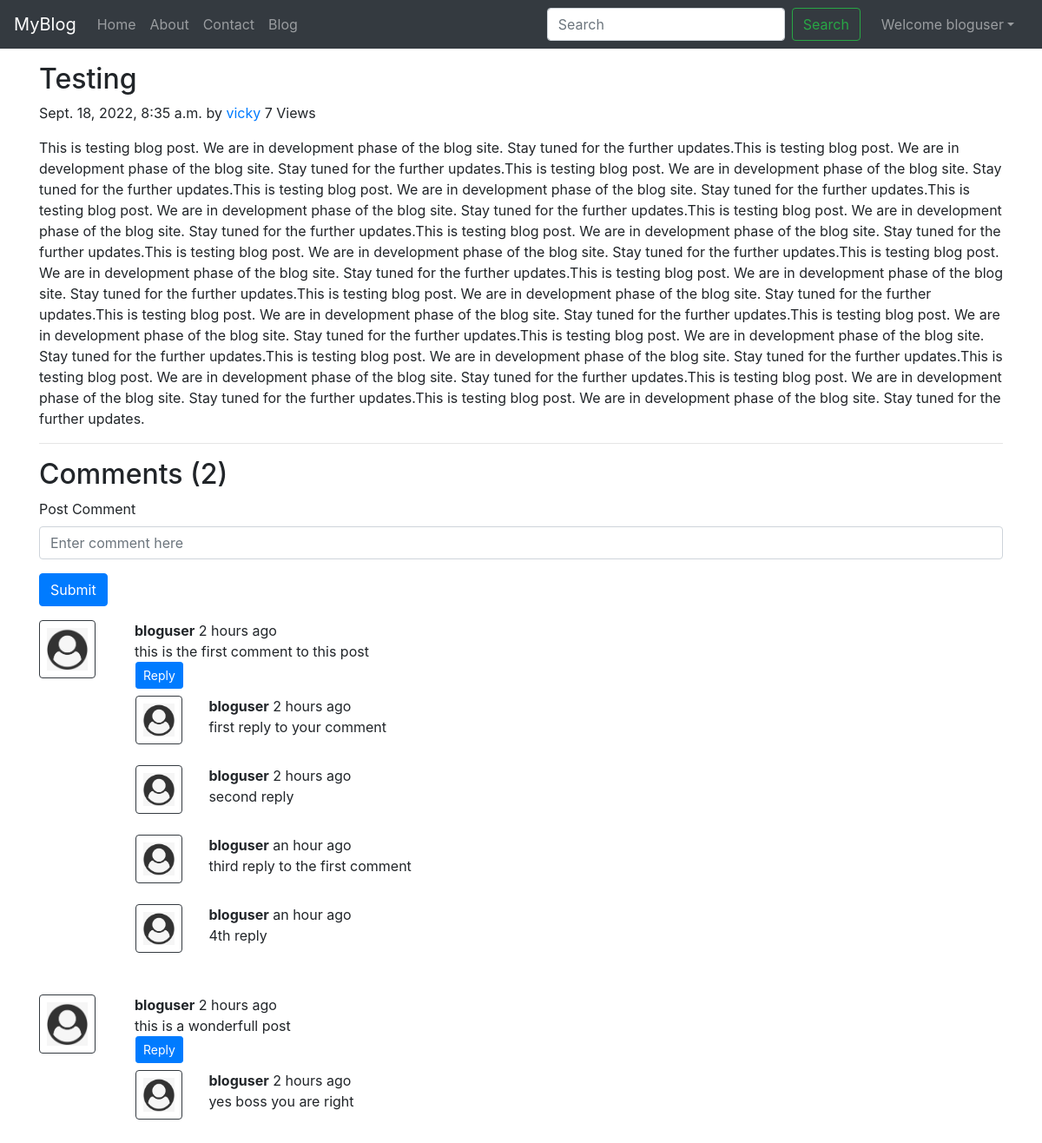
/blog/testing post (signed in), run on the app's committed database.
### myblog/models.py (models this page shows, shortened)
class Post(models.Model):
    sno= models.AutoField(primary_key=True)
    title= models.CharField(max_length=255)
    slug= models.CharField(max_length=150)
    content= models.TextField()
    views = models.IntegerField(default=0)
    author= models.CharField(max_length=100)
    timeStamp=models.DateTimeField(blank=True)

class BlogComment(models.Model):
    sno = models.AutoField(primary_key=True)
    comment = models.TextField()
    user = models.ForeignKey(User, on_delete=models.CASCADE)
    post = models.ForeignKey(Post, on_delete=models.CASCADE)
    parent = models.ForeignKey('self', on_delete=models.CASCADE, null = True)
    timestamp = models.DateTimeField(default=now)

### myblog/views.py (the view)
# urls.py: path('<str:slug>', views.blogPost, name='blogPost'),
def blogPost(request, slug):
    post = Post.objects.filter(slug = slug).first()
    post.views = post.views + 1
    post.save()
    comments = BlogComment.objects.filter(post = post, parent = None)
    replies = BlogComment.objects.filter(post = post).exclude(parent=None)
    replyDict = {}
    for reply in replies:
        if reply.parent.sno not in replyDict.keys():
            replyDict[reply.parent.sno] = [reply]
        else:
            replyDict[reply.parent.sno].append(reply)
    context = {'post':post, 'comments':comments, 'user' : request.user, 'replyDict':replyDict}
    return render(request, 'myblog/blogPost.html', context)

### myblog/templatetags/extras.py (called while the page is built)
@register.filter(name='get_val')
def get_val(dict, key):
    return dict.get(key)

### templates/myblog/blogPost.html (shortened to what this page needs)
{% extends 'base.html' %}
{% block body %}
{% load humanize %}
{% load extras %}
<div class="container my-3">
  <h2 class="blog-post-title">{{post.title}}</h2>
  <p class="blog-post-meta">{{post.timeStamp}} by <a href="/about">{{post.author}}</a> <span> {{post.views}} Views</span></p>
  <p>{{post.content}}</p>
  <hr>
</div>
<div class="container">
  <h2> Comments ({{comments.count}}) </h2>
  <div class="my-2">
    {% if user.is_authenticated %}
    <form action="/blog/postComment" method="post">
      <div class="form-group">
        <label for="exampleInputEmail1">Post Comment </label>
        <input type="text" class="form-control" name="comment" placeholder="Enter comment here">
      </div>
      <button type="submit" class="btn btn-primary">Submit</button>
    </form>
    {% else %}
    Please login to post a comment
    {% endif %}
  </div>
  {% for comment in comments %}
  <div class="row my-3">
    <div class="col-md-1  ">
      <img class="rounded mx-auto d-block w-100 border border-dark p-2" src="/static/img/user.png" alt="user">
    </div>
    <div class="col-md-11 ">
      <div class="col-md-11"><b>{{comment.user.username}}</b> {{comment.timestamp | naturaltime}} <br>{{comment.comment}}</div>
      <div class="reply mx-0">
        {% if user.is_authenticated %}
        <button class="btn btn-sm btn-primary ml-3" type="button" data-toggle="collapse"
          data-target="#replyBox{{comment.sno}}" aria-expanded="false" aria-controls="replyBox{{comment.sno}}">
          Reply
        </button>
        {% else %}
        <button class="btn btn-sm btn-primary ml-3" type="button" data-toggle="collapse"
        data-target="#replyBox{{comment.sno}}" aria-expanded="false" aria-controls="replyBox{{comment.sno}} ">
        Login to Reply
      </button>
        {% endif %}
        <div class="replies my-2 mx-3">
          {% for reply in replyDict|get_val:comment.sno %}
          <div class="row">
            <div class="col-md-1  ">
              <img class="rounded mx-auto d-block w-100 border border-dark p-2" src="/static/img/user.png" alt="user">
            </div>
            <div class="col-md-11"><b>{{reply.user.username}}</b> {{reply.timestamp | naturaltime}} <br>{{reply.comment}}</div>
          </div>
          <br>
          {% endfor %}
        </div>
      </div>
    </div>
  </div>
  {% endfor %}
</div>
{% endblock %}

### templates/base.html (shortened to what this page needs)
<!doctype html>
<html lang="en">
<head>
  <link rel="stylesheet" href="https://stackpath.bootstrapcdn.com/bootstrap/4.5.2/css/bootstrap.min.css"
>
</head>
<body>
  <nav class="navbar navbar-expand-lg navbar-dark bg-dark">
    <a class="navbar-brand" href="/">MyBlog</a>
    <div class="collapse navbar-collapse" id="navbarSupportedContent">
      <ul class="navbar-nav mr-auto">
        <li class="nav-item {% block homeactive %}  {% endblock homeactive %}">
          <a class="nav-link" href="/">Home <span class="sr-only">(current)</span></a>
        </li>
        <li class="nav-item {% block aboutactive %}  {% endblock aboutactive %}">
          <a class="nav-link" href="/about">About</a>
        </li>
        <li class="nav-item {% block contactactive %}  {% endblock contactactive %} ">
          <a class="nav-link" href="/contact">Contact</a>
        </li>
        <li class="nav-item {% block blogactive %}  {% endblock blogactive %} ">
          <a class="nav-link" href="/blog">Blog</a>
        </li>
      </ul>
      <form method="get" action="/search" class="form-inline my-2 my-lg-0 mx-3">
        <input class="form-control mr-sm-2" type="search" placeholder="Search" aria-label="Search" name="search"
          id="search">
        <button class="btn btn-outline-success my-2 my-sm-0 " type="submit">Search</button>
      </form>
      {% if user.is_authenticated %}
      <ul class="navbar-nav mr-2">
        <li class="nav-item dropdown">
          <a class="nav-link dropdown-toggle" href='#' id="navbarDropdown" role="button" data-toggle="dropdown"> Welcome
            {{request.user}}</a>
        </li>
      </ul>
    </div>
    {% endif %}
  </nav>
  {% block body %} {% endblock body %}
</body>
</html>

### data on the page
Post: title "Testing", timeStamp "Sept. 18, 2022, 8:35 a.m.", author "vicky", views "7", content "This is testing blog post. We are in development phase of the blog site. Stay tuned for the further updates.This is testing blog post. We are in development phase of the blog site. Stay tuned for the further updates.This is testing blog post. We are in development phase of the blog site. Stay tuned for the further updates.This is testing blog post. We are in development phase of the blog site. Stay tuned for the further updates.This is testing blog post. We are in development phase of the blog site. Stay tuned for the further updates.This is testing blog post. We are in development phase of the blog site. Stay tuned for the further updates.This is testing blog post. We are in development…"
BlogComment: user.username "bloguser", timestamp "2 hours ago", comment "this is the first comment to this post"
BlogComment: user.username "bloguser", timestamp "2 hours ago", comment "first reply to your comment"
BlogComment: user.username "bloguser", timestamp "2 hours ago", comment "second reply"
BlogComment: user.username "bloguser", timestamp "an hour ago", comment "third reply to the first comment"
BlogComment: user.username "bloguser", timestamp "an hour ago", comment "4th reply"
BlogComment: user.username "bloguser", timestamp "2 hours ago", comment "this is a wonderfull post"
BlogComment: user.username "bloguser", timestamp "2 hours ago", comment "yes boss you are right"

### other printed values
{{ request.user }} "bloguser"
{{ comments.count }} "2"
